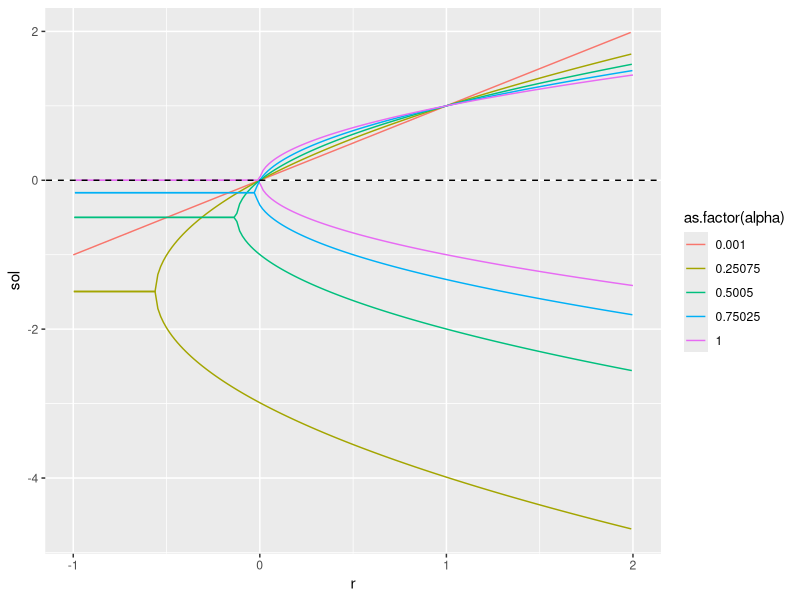

R code for this plot:
library(tidyverse)

safe_sqrt <- function(x){
  result = c()
  for (i in x){
    if (i<0){
      res_i = 0
    }
    else{
      res_i = sqrt(i)
    }
    result = c(result, res_i)
  }
  return(result)
}

get_x <- function(alpha, r){
  xplus = 1/(2*alpha)*(alpha - 1 + safe_sqrt((1-alpha)^2 + 4*alpha*r))
  xminus = 1/(2*alpha)*(alpha - 1 - safe_sqrt((1-alpha)^2 + 4*alpha*r))
  return(data.frame(alpha = alpha, r = r, xplus = xplus, xminus = xminus))
}

alpha = seq(0.001, 1, length.out = 5)
r = seq(-1, 2, length.out = 1000)
data = get_x(alpha, r)

lapply(data, is.nan)

to_plot = data %>% pivot_longer(c(xplus, xminus), 
                                names_to = "type",
                                values_to = "sol") %>% 
  filter(sol > -100)

ggplot(to_plot, aes(x = r, y = sol))+
  geom_line(aes(group = interaction(as.factor(alpha), as.factor(type)),
                col = as.factor(alpha)))+
  geom_abline(slope = 0, intercept = 0, linetype = "dashed")

            